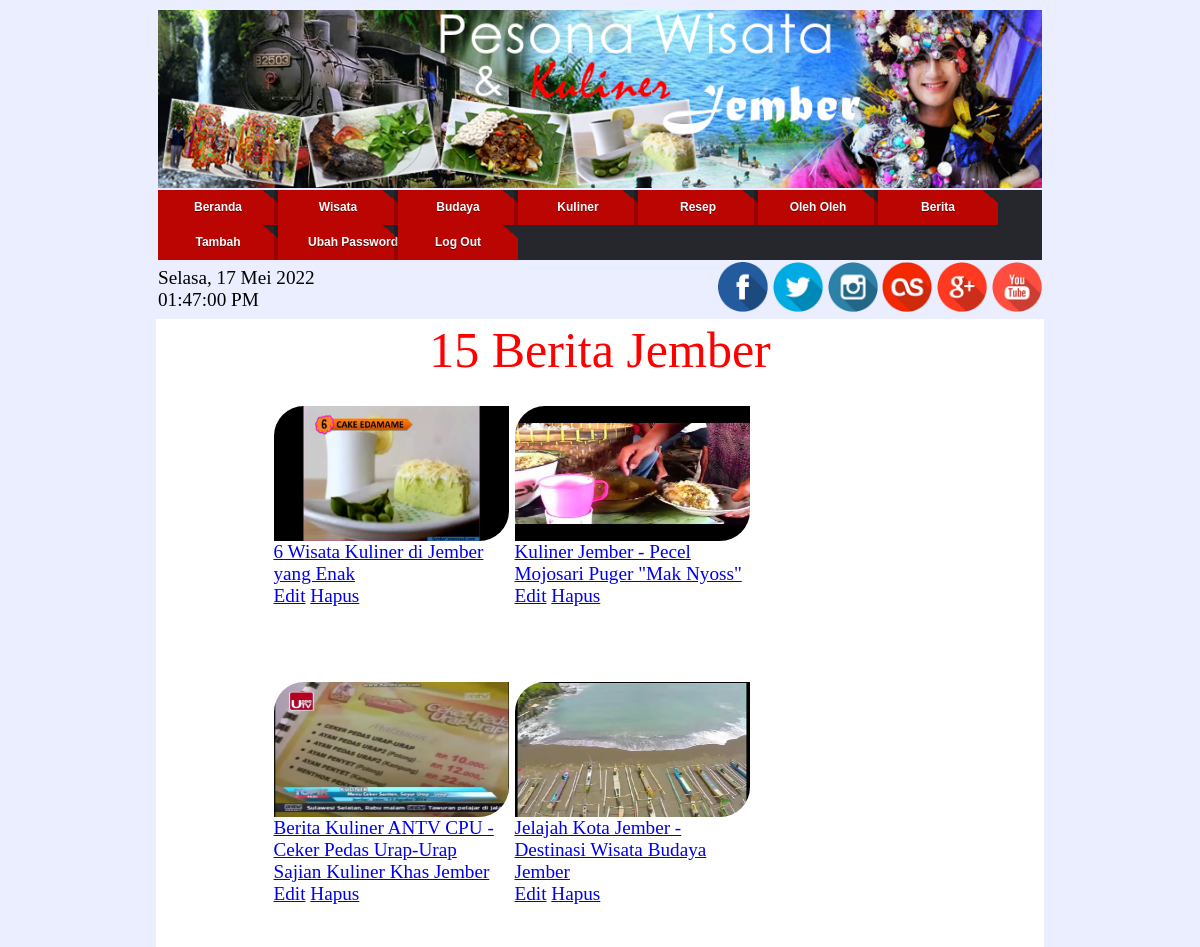
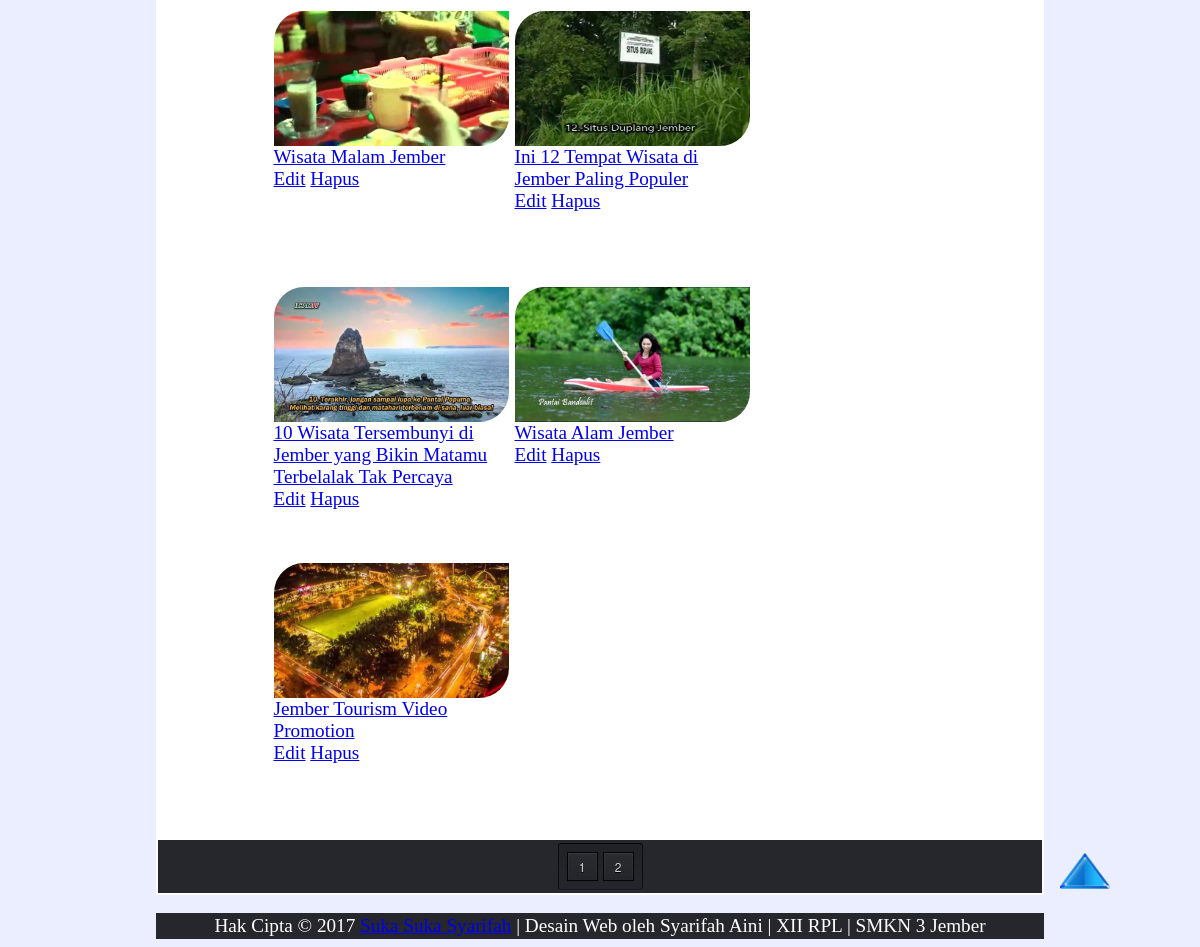
The page /admin/berita.php (signed in) on the database its author committed (2 pictures, top to bottom).
### tables this page shows
CREATE TABLE IF NOT EXISTS `beritavideo` (
  `id_berita` int(11) NOT NULL AUTO_INCREMENT,
  `judul` varchar(80) NOT NULL,
  `gambar` varchar(100) NOT NULL,
  `link` varchar(100) NOT NULL,
  PRIMARY KEY (`id_berita`)
);

### admin/berita.php (the view, shortened to what this page needs)
<?php
if(isset($_SESSION['login'])){
?>
<html>
<body>
<?php
	include "menu_admin.php";
?>
<center>
<table border="0" width="1000" bgcolor="white">
<?php
	$query=mysql_query("SELECT * FROM beritavideo")or die('perintah sql salah');
	$sql = "SELECT count(*) AS jumlah FROM beritavideo";
	$queryj = mysql_query($sql);
	$result = mysql_fetch_array($queryj);
	if(mysql_num_rows($query)==0){
	echo'<tr><td><center>Tidak ada data!</center></td></tr>';
	}else{
		echo '
		<tr><td>
		<center><div class="teks">'.$result['jumlah'].' Berita Jember</div><br>
		<table border="0">
		<tr valign="top"><td>';
		$per_page = 9;
		$page_query = mysql_query("SELECT COUNT(*) FROM beritavideo");
		$pages = ceil(mysql_result($page_query, 0) / $per_page);
		$page = (isset($_GET['page'])) ? (int)$_GET['page'] : 1;
		$start = ($page - 1) * $per_page;
		$query="select id_berita,judul,gambar,link from beritavideo order by id_berita limit $start, $per_page";
		$sql=mysql_query($query);
		while($hasil=mysql_fetch_array($sql)){
			$id=$hasil['id_berita'];
			$judul=$hasil['judul'];
			$gambar=$hasil['gambar'];
			echo'
			<div id="beritavideo"><img src="../images/'.$gambar.'" class="mode7" height="135" width="300" title="'.$gambar.'" alt="'.$gambar.'"><br><a href="beritavideo.php?id='.$id.'">'.$judul.'</a><br><a href="edit_beritavideo.php?id='.$id.'">Edit</a> <a href="hapus_beritavideo.php?id='.$id.'"onclick="return confirm(\'Yakin?\')">Hapus</a></div>
			';
		}
		echo '</td></tr></table>';
	}
?>
<tr><td colspan="2">
<section class="container">
<nav class="pagination">
<?php
	if($pages >= 1 && $page <= $pages){
		for($x=1; $x<=$pages; $x++){
			echo ($x == $page) ? '<a href="?page='.$x.'"><span>'.$x.'</span></a></b> ' : '<a href="?page='.$x.'">'.$x.'</a> ';
		}
	}
?>
</nav>
</section>
</td></tr>
</table>
<?php
	include 'footer.php';
?>
</body>
</html>
<?php
}else{
	echo'<script>window.location="admin97.php"</script>';
}
?>

### admin/menu_admin.php (style rules this page uses)
body { font-family:Calibri; background-color:#ebeeff; }
.container { margin: 0px auto; width: auto; text-align: center; background-color:#26272c; }
.container .pagination { margin: 3px 0; }
.pagination { padding: 8px; background-clip: padding-box; border: 1px solid; border-color: #070809 #0d0e0f #131517; border-color: rgba(0, 0, 0, 0.8) rgba(0, 0, 0, 0.65) rgba(0, 0, 0, 0.5); border-radius: 3px; display: inline-block; vertical-align: baseline; zoom: 1; *display: inline; *vertical-align: auto; background-image: -webkit-linear-gradient(top, rgba(0, 0, 0, 0.12), rgba(0, 0, 0, 0)); background-image: -moz-linear-gradient(top, rgba(0, 0, 0, 0.12), rgba(0, 0, 0, 0)); background-image: -o-linear-gradient(top, rgba(0, 0, 0, 0.12), rgba(0, 0, 0, 0)); background-image: linear-gradient(to bottom, rgba(0, 0, 0, 0.12), rgba(0, 0, 0, 0)); -webkit-box-shadow: 0 1px rgba(255, 255, 255, 0.05); box-shadow: 0 1px rgba(255, 255, 255, 0.05); }
.pagination > a, .pagination > span { float: left; margin-left: 5px; padding: 0 6px; min-width: 17px; line-height: 27px; font-family: 'Helvetica Neue', Helvetica, Arial, sans-serif; font-size: 12px; font-weight: 500; color: #d4d4d4; text-align: center; text-decoration: none; border: 1px solid black; border-radius: 0px; }
.pagination :first-child { margin-left: 0; }
.pagination > a { text-decoration: none; text-shadow: 0 1px black; background-clip: padding-box; border-color: rgba(0, 0, 0, 0.9); background-image: -webkit-linear-gradient(top, rgba(255, 255, 255, 0.04), rgba(255, 255, 255, 0)); background-image: -moz-linear-gradient(top, rgba(255, 255, 255, 0.04), rgba(255, 255, 255, 0)); background-image: -o-linear-gradient(top, rgba(255, 255, 255, 0.04), rgba(255, 255, 255, 0)); background-image: linear-gradient(to bottom, rgba(255, 255, 255, 0.04), rgba(255, 255, 255, 0)); -webkit-box-shadow: inset 0 0 0 1px rgba(255, 255, 255, 0.04), inset 0 1px rgba(255, 255, 255, 0.04), inset 0 -1px rgba(0, 0, 0, 0.15), 0 1px 1px rgba(0, 0, 0, 0.1); box-shadow: inset 0 0 0 1px rgba(255, 255, 255, 0.04), inset 0 1px rgba(255, 255, 255, 0.04), inset 0 -1px rgba(0, 0, 0, 0.15), 0 1px 1px rgba(0, 0, 0, 0.1); -webkit-transition: 0.1s ease-out; -moz-transition: 0.1s ease-out; -o-transition: 0.1s ease-out; transition: 0.1s ease-out; }
.mode7 { border-radius: 30px 0 30px 0; -moz-border-radius: 30px 0 30px 0; -webkit-border-radius: 30px 0 30px 0; -o-border-radius: 30px 0 30px 0; transition: all 0.5s; -moz-transition: all 0.5s; -webkit-transition: all 0.5s; -o-transition: all 0.5s; }
img { max-width:100% }
table { width: 75%; }
table tr { padding: .35em; }
table th, table td { padding: 0em; font-size:1.2em; }
table td img { text-align: center; }
.teks { font-family:Gabriola; font-size:50px; color:red; }
#beritavideo { margin:3px; width:235px; float:left; height:270px; }

### rows shown on the page
beritavideo: gambar (picture), judul "6 Wisata Kuliner di Jember yang Enak"
beritavideo: gambar (picture), judul "Kuliner Jember - Pecel Mojosari Puger \"Mak Nyoss\""
beritavideo: gambar (picture), judul "Berita Kuliner ANTV CPU - Ceker Pedas Urap-Urap Sajian Kuliner Khas Jember"
beritavideo: gambar (picture), judul "Jelajah Kota Jember - Destinasi Wisata Budaya Jember"
beritavideo: gambar (picture), judul "Wisata Malam Jember"
beritavideo: gambar (picture), judul "Ini 12 Tempat Wisata di Jember Paling Populer"
beritavideo: gambar (picture), judul "10 Wisata Tersembunyi di Jember yang Bikin Matamu Terbelalak Tak Percaya"
beritavideo: gambar (picture), judul "Wisata Alam Jember"
beritavideo: gambar (picture), judul "Jember Tourism Video Promotion"

### other values the page prints
$result['jumlah'] "15"
